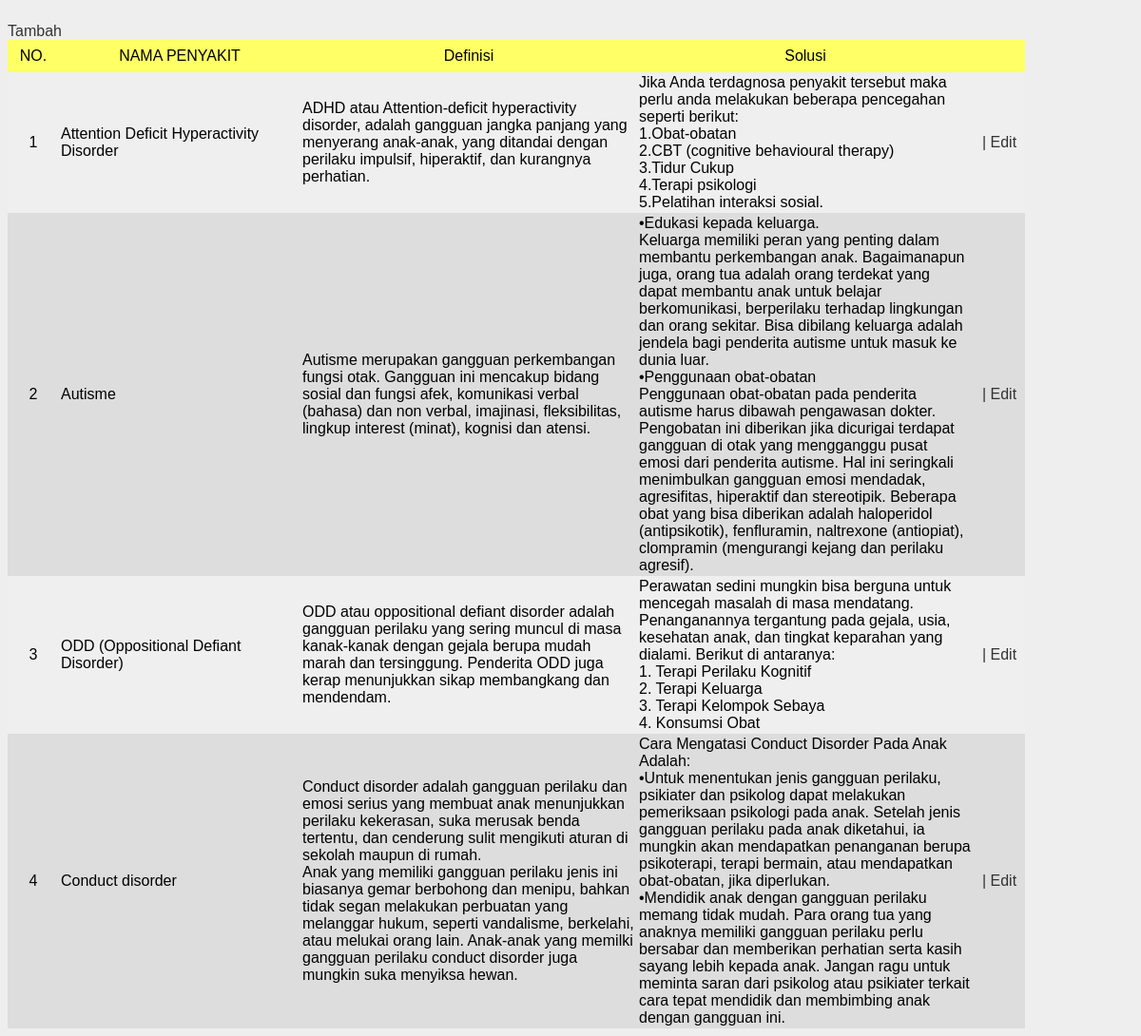
The page /admin/solusi.php on the database as committed earlier.
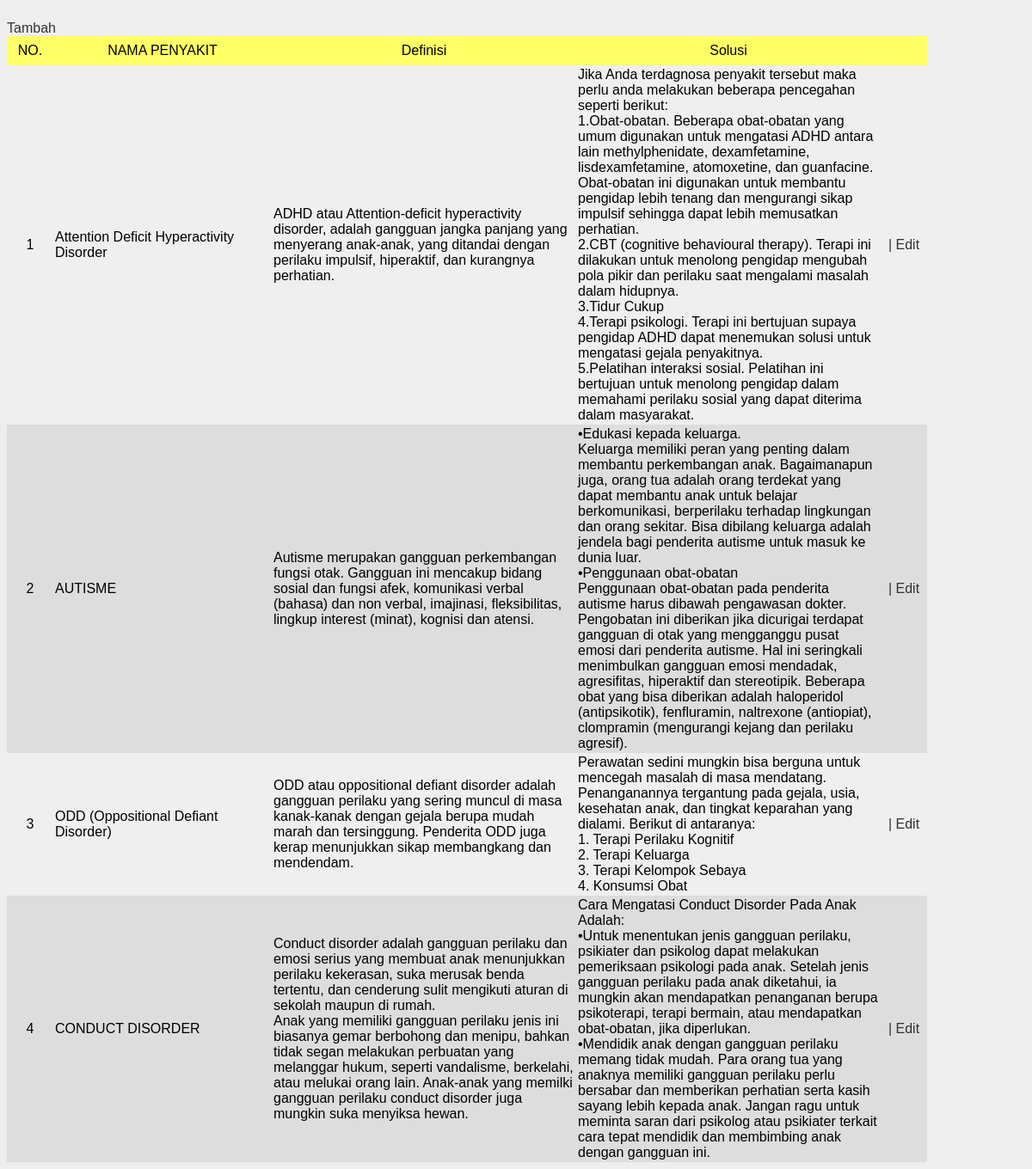
The same page on the database as committed later.
### tables this page shows
CREATE TABLE `master_penyakit` (
  `id` smallint(6) NOT NULL,
  `master_penyakit` varchar(50) NOT NULL,
  `nilai_temuan` smallint(6) DEFAULT NULL,
  `definisi` text NOT NULL,
  `solusi` text NOT NULL,
  `nilai` varchar(100) NOT NULL
);

### admin/solusi.php (the view, shortened to what this page needs)
<!DOCTYPE html PUBLIC "-//W3C//DTD XHTML 1.0 Transitional//EN" "http://www.w3.org/TR/xhtml1/DTD/xhtml1-transitional.dtd">
<html xmlns="http://www.w3.org/1999/xhtml">
<head>
<link href="style/style.css" rel="stylesheet" type="text/css" />
<link href="style/style_tabel.css" rel="stylesheet" type="text/css" />
</head>
<body>
<a href="media.php?page=solusi&amp;aksi=add">Tambah</a>
<table border="0" cellpadding="2" cellspacing="2">
<tr bgcolor="#FFFF66">
<td width="50" height="30" align="center">NO.</td>
<td width="250" align="center">NAMA PENYAKIT</td>
<td width="350" align="center">Definisi</td>
<td width="350" align="center">Solusi</td>
<td colspan="2">&nbsp;</td>
</tr>
<?php
$strsql="select * from master_penyakit order by id asc";
$hasil=mysql_query($strsql);
while($row=mysql_fetch_array($hasil))
{
$no++;
if ($no%2<>0) {$warna="#efefef";} else {$warna="#dddddd";}
?>
<tr bgcolor="<?php echo $warna; ?>">
  <td align="center" height="30"><?php echo $no; ?></td>
  <td align="left"><?php echo $row[master_penyakit]; ?></td>
  <td align="left"><?php echo $row[definisi]; ?></td>
   <td align="left"><?php echo $row[solusi]; ?></td>
  <td width="50" align="center" ><a href="media.php?page=solusi&aksi=edit&id=<?php echo $row[id]; ?>">| Edit  </a></td>
</tr>
<?php
}
?>
</table>
</body>
</html>

### admin/style/style.css (style rules this page uses)
body { font:16px "arial"; background:#eee; margin-top:2%; }
a { text-decoration:none; }
a { color:#333; }

### admin/style/style_tabel.css (style rules this page uses)
table { border-collapse : collapse;border:none; }

Rows that differ between the two databases and show on the page:
changed master_penyakit "Attention Deficit Hyperactivity Disorder": solusi "…beberapa pencegahan seperti berikut: 1.Obat-obatan 2.CBT (cognitive behavioural therapy) 3.Tidur Cukup 4.Terapi psikologi 5.Pelatihan interaksi sosial." → "…beberapa pencegahan seperti berikut: 1.Obat-obatan. Beberapa obat-obatan yang umum digunakan untuk mengatasi ADHD antara lain methylphenidate, dexamfetamine, lisdexamfetamine, atomoxetine, dan guanfacine. Obat-obatan ini digunakan untuk membantu pengidap lebih tenang dan mengurangi sikap impulsif sehingga dapat lebih memusatkan perhatian. 2.CBT (cognitive behavioural therapy). Terapi ini dilakukan untuk menolong pengidap mengubah pola pikir dan perilaku saat mengalami masalah dalam hidupnya. 3.Tidur Cukup 4.Terapi psikologi. Terapi ini bertujuan supaya pengidap ADHD dapat menemukan solusi untuk mengatasi gejala penyakitnya. 5.Pelatihan interaksi sosial. Pelatihan ini bertujuan untuk…"
changed master_penyakit: master_penyakit "Autisme" → "AUTISME"
changed master_penyakit: master_penyakit "Conduct disorder" → "CONDUCT DISORDER"
